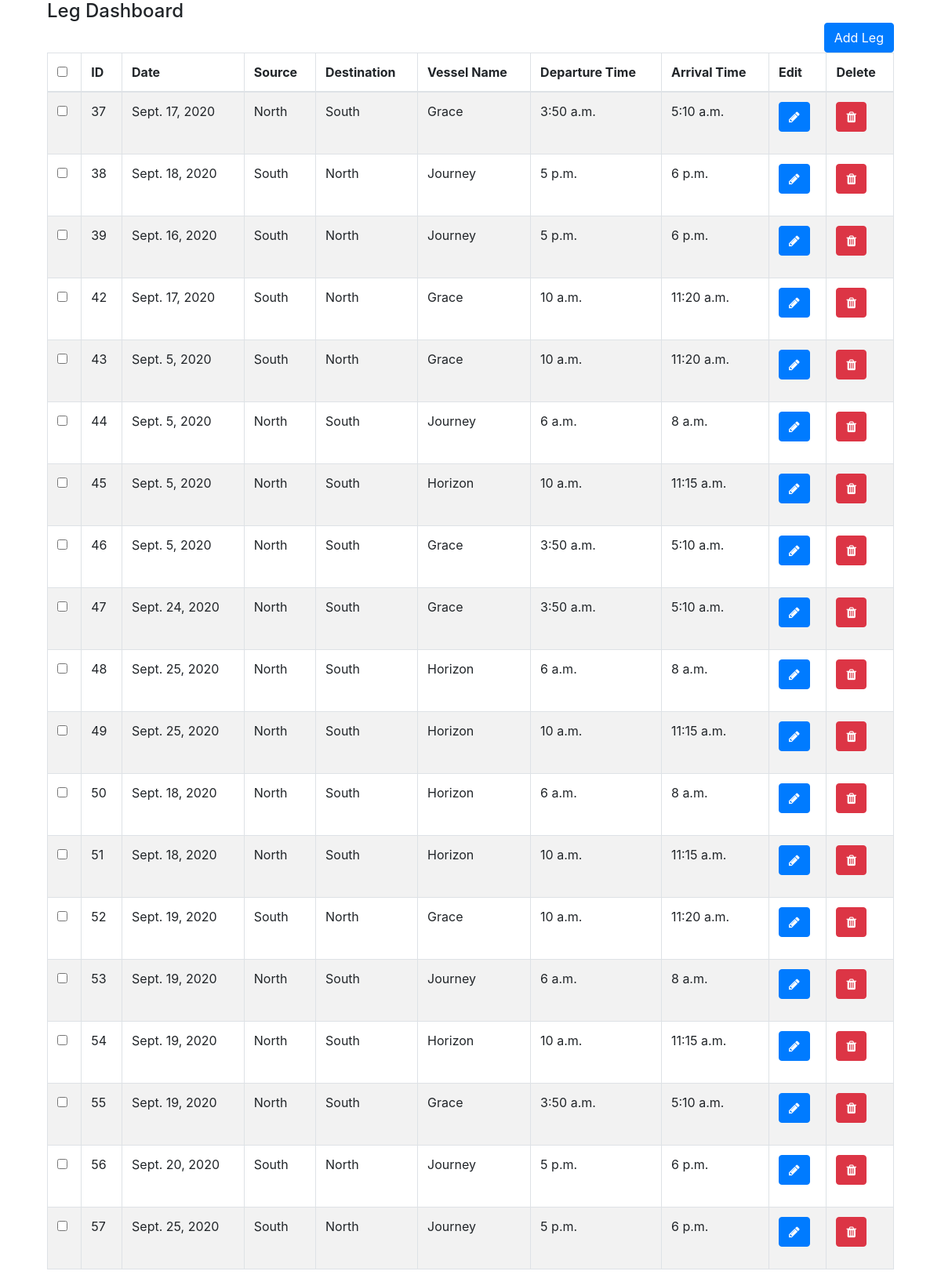
Before: /leg_dashboard/ with the older database file.
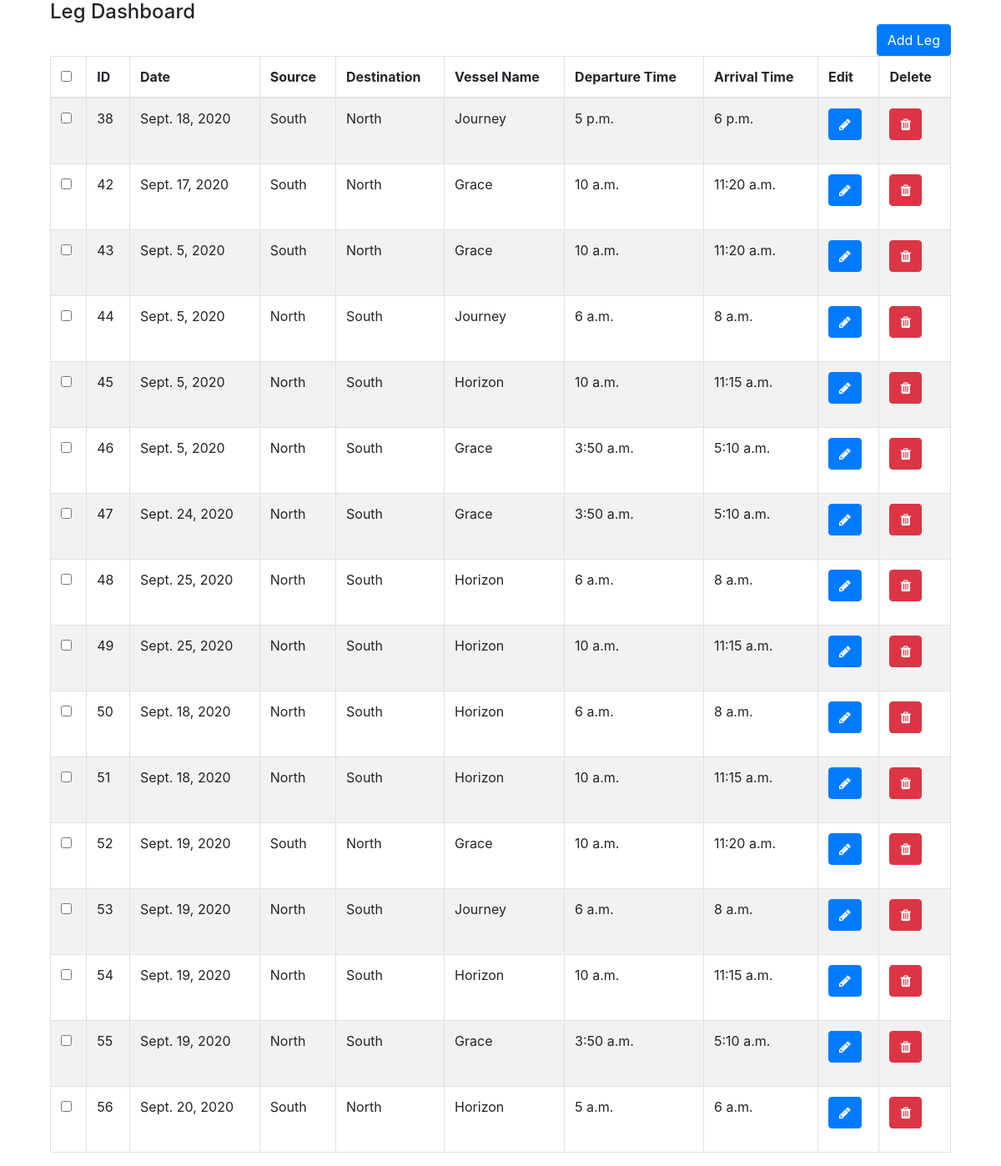
After: the same page with the newer database file.
### leg/models.py (models this page shows)
class Leg(models.Model):
    date = models.DateField()
    day = models.CharField(max_length=20, null=True)
    run_id = models.PositiveSmallIntegerField()
    source = models.CharField(max_length=20, null=True)
    destination = models.CharField(max_length=20, null=True)
    vessel_name = models.CharField(max_length=20, null=True)
    departure_time = models.TimeField(null=True)
    arrival_time = models.TimeField(null=True)
    PASS = models.DecimalField(null=True, max_digits=10, decimal_places=2)
    PARS = models.DecimalField(null=True, max_digits=10, decimal_places=2)
    PCSS = models.DecimalField(null=True, max_digits=10, decimal_places=2)
    PCRS = models.DecimalField(null=True, max_digits=10, decimal_places=2)
    max_seats = models.PositiveIntegerField(null=True)
    sold_seats = models.PositiveIntegerField(null=True)
    available_seats = models.PositiveIntegerField(null=True)
    cancelled_status =models.BooleanField(default=False,null=True)

### leg/views.py (the view)
# urls.py: path('leg_dashboard/',view_leg,name='leg_dashboard'),
def view_leg(request):
    all_legs = Leg.objects.all()
    return render(request,"leg_dashboard.html",{'all_legs':all_legs})

### templates/leg_dashboard.html (shortened to what this page needs)
{% extends 'admin_base.html'%}
{% block content %}
    <div class='container'>
        <div class='row'>
        <div class="col-md-12">
        <h4>Leg Dashboard
            <div><a href="{% url 'add_leg' %}" class="btn btn-primary pull-right">Add Leg</a></div>
        </h4>
       <br>
        <div class="table-responsive">
            <table id="bootstrapdatatable" class="table table-striped table-bordered" width="100%">
                <thead>
                    <th><input type="checkbox" id="checkall" /></th>
                    <th>ID</th>
                    <th>Date</th>
                    <th>Source</th>
                    <th>Destination</th>
                    <th>Vessel Name</th>
                    <th>Departure Time</th>
                    <th>Arrival Time</th>
                    <th>Edit</th>
                    <th>Delete</th>
                 </thead>
                 <tbody>
                     {% for leg in all_legs %}
                     <tr>
                        <td><input type="checkbox" class="checkthis" /></td>
                        <td>{{ leg.id }}</td>
                        <td>{{ leg.date }}</td>
                        <td>{{ leg.source }}</td>
                        <td>{{ leg.destination }}</td>
                        <td>{{ leg.vessel_name }}</td>
                        <td>{{ leg.departure_time }}</td>
                        <td>{{ leg.arrival_time }}</td>
                        <td><p data-placement="top" data-toggle="tooltip" title="Edit"><a href="/edit_leg/{{ leg.id }}" class="btn btn-primary btn-xs" data-title="Edit" ><span><i class="fa fa-pencil" aria-hidden="true"></span></i></a></p></td>
                        <td><p data-placement="top" data-toggle="tooltip" title="Edit"><a href="/delete_leg/{{ leg.id }}" class="btn btn-danger btn-xs" data-title="Delete" ><span><i class="fa fa-trash" aria-hidden="true"></span></i></a></p></td>
                    </tr>
                     {% endfor %}
                 </tbody>
            </table>
        </div>
    </div>
{% endblock %}

### templates/admin_base.html (shortened to what this page needs)
<!DOCTYPE html>
<html lang="en">
<head>
    <link rel="stylesheet" href="https://stackpath.bootstrapcdn.com/font-awesome/4.7.0/css/font-awesome.min.css">
    <link rel="stylesheet" href="https://stackpath.bootstrapcdn.com/bootstrap/4.5.2/css/bootstrap.min.css">
</head>
<body>
      <main role="main" class="container">
        <div class="row">
          <div class="col-md-12">
              {% block content %}{% endblock %}
          </div>
    </div>
    </main>
</body>
</html>

Changed rows visible on the page:
removed Leg: id "37", date "Sept. 17, 2020", source "North", destination "South", vessel_name "Grace", departure_time "3:50 a.m.", arrival_time "5:10 a.m."
removed Leg: id "39", date "Sept. 16, 2020", source "South", destination "North", vessel_name "Journey", departure_time "5 p.m.", arrival_time "6 p.m."
removed Leg: id "57", date "Sept. 25, 2020", source "South", destination "North", vessel_name "Journey", departure_time "5 p.m.", arrival_time "6 p.m."
changed Leg "Sept. 20, 2020": vessel_name "Journey" → "Horizon"; departure_time "5 p.m." → "5 a.m."; arrival_time "6 p.m." → "6 a.m."
